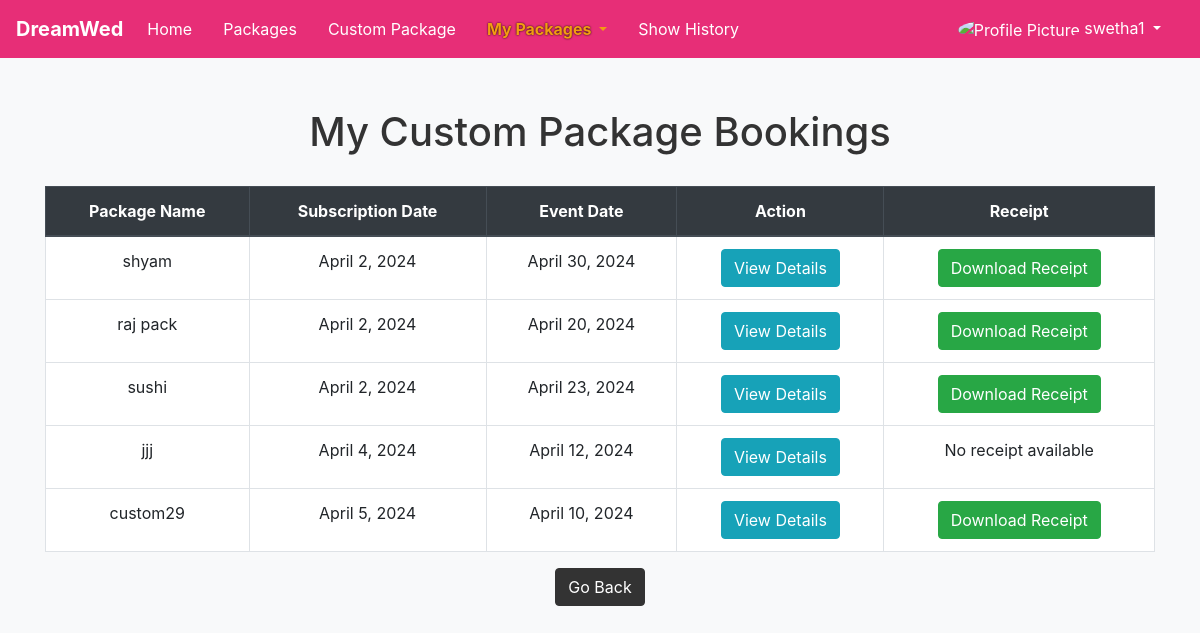
The app's page /matdest/my_custom_packages/ (signed in), older data.
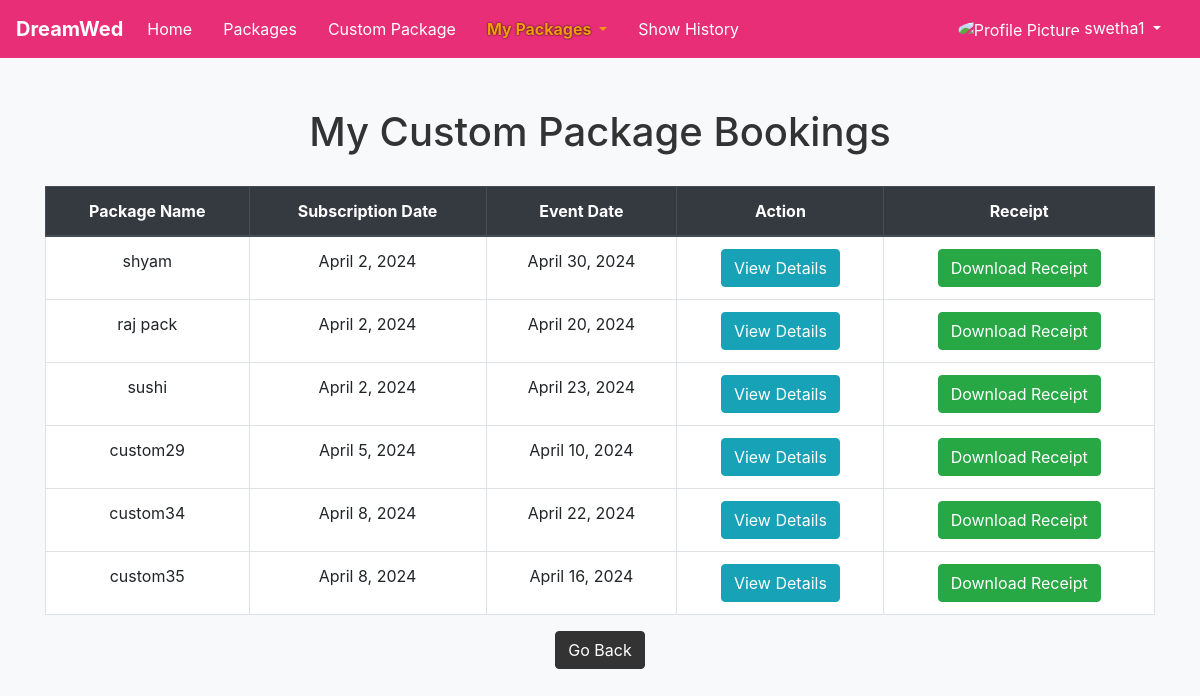
The same page, newer data.
### destpayment/models.py (models this page shows, shortened)
class CustomPackageBooking(models.Model):
    user = models.ForeignKey(User, on_delete=models.CASCADE)
    subscription_date = models.DateTimeField(null=True, blank=True)
    event_date = models.DateTimeField(null=True, blank=True)
    payment_id = models.CharField(max_length=100, null=True, blank=True)
    package_name = models.CharField(max_length=255)
    decor_type = models.ManyToManyField(DecorationOption)
    event_type = models.ManyToManyField(EventOption)
    food_type = models.ManyToManyField(FoodOption)
    price = models.DecimalField(max_digits=10, decimal_places=2)
    attendees = models.IntegerField(default=10)
    location = models.CharField(max_length=100)
    receipt = models.FileField(upload_to='receipts/', null=True, blank=True)
    event_datefrom = models.DateTimeField(null=True, blank=True)
    event_dateto = models.DateTimeField(null=True, blank=True)

### matdest/views.py (the view)
# urls.py: path('my_custom_packages/', views.custom_package_bookings, name='my_custom_packages'),
def custom_package_bookings(request):
    user = request.user
    custom_package_bookings = CustomPackageBooking.objects.filter(user=user)
    return render(request, 'matdest/custom_package_bookings.html', {'custom_package_bookings': custom_package_bookings})

### matdest/templates/matdest/custom_package_bookings.html (shortened to what this page needs)
{% load static %}
<!DOCTYPE html>
<html lang="en">
<head>
    <link rel="stylesheet" href="https://maxcdn.bootstrapcdn.com/bootstrap/4.5.2/css/bootstrap.min.css">
    <link rel="stylesheet" href="https://maxcdn.bootstrapcdn.com/bootstrap/4.5.2/css/bootstrap.min.css">
    <link rel="stylesheet" href="https://cdnjs.cloudflare.com/ajax/libs/font-awesome/5.15.4/css/all.min.css">
</head>
<body>
    <nav class="navbar navbar-expand-lg navbar-light custom-navbar">
        <a class="navbar-brand" href="{% url 'matrimony:home' %}">DreamWed</a>
        <div class="collapse navbar-collapse" id="navbarNav">
            <ul class="navbar-nav">
                <li class="nav-item ">
                    <a class="nav-link" href="{% url 'matdest:desthome' %}">Home</a>
                </li>
                <li class="nav-item">
                    <a class="nav-link" href="{% url 'matdest:view_packages' %}">Packages</a>
                </li>
                <li class="nav-item">
                    <a class="nav-link" href="{% url 'destpayment:proceed_tocustom' %}">Custom Package</a>
                </li>
            <li class="nav-item dropdown active">
                <a class="nav-link dropdown-toggle" href="#" id="packagesDropdown" role="button" data-toggle="dropdown" aria-haspopup="true" aria-expanded="false">
                    My Packages
                </a>
            </li>
            <li class="nav-item">
                <a class="nav-link" href="{% url 'matdest:generate_user_report' %}">Show History</a>
            </li>
            </ul>
            <ul class="navbar-nav ml-auto">
                <li class="nav-item dropdown">
                    <a class="nav-link dropdown-toggle" href="#" id="profileDropdown" role a "button" data-toggle="dropdown" aria-haspopup="true" aria-expanded="false">
                        <img src="{{ request.session.profile_image_url }}" alt="Profile Picture" width="40" height="40" class="rounded-circle">
                        {{ request.user.username }}
                    </a>
                </li>
            </ul>
        </div>
    </nav>
<div class="container">
    <h1>My Custom Package Bookings</h1>
    <div class="row">
        <div class="col-md-12">
            <table class="table table-bordered">
                <thead class="thead-dark">
                    <tr>
                        <th>Package Name</th>
                        <th>Subscription Date</th>
                        <th>Event Date</th>
                        <th>Action</th>
                        <th>Receipt</th>
                    </tr>
                </thead>
                <tbody>
                    {% for booking in custom_package_bookings %}
                    <tr>
                        <td>{{ booking.package_name }}</td>
                        <td>{{ booking.subscription_date|date:"F j, Y" }}</td>
                        <td>{{ booking.event_date|date:"F j, Y" }}</td>
                        <td>
                            <a href="{% url 'matdest:view_custom_package_details' booking.id %}" class="btn btn-info">View Details</a>
                        </td>
                        <td>
                            {% if booking.receipt %}
                            <a href="{{ booking.receipt.url }}" class="btn btn-success" download>Download Receipt</a>
                            {% else %}
                            No receipt available
                            {% endif %}
                        </td>
                    </tr>
                    {% empty %}
                    <tr>
                        <td colspan="5">No custom package bookings found</td>
                    </tr>
                    {% endfor %}
                </tbody>
            </table>
            <div class="center-button">
                <a href="{% url 'matdest:desthome' %}" class="btn btn-primary btn-back">Go Back</a>
            </div>
        </div>
    </div>
</div>
</body>
</html>

Row changes from the older to the newer data that the page shows:
removed CustomPackageBooking: package_name "jjj", subscription_date "April 4, 2024", event_date "April 12, 2024", receipt "No receipt available"
added CustomPackageBooking: package_name "custom34", subscription_date "April 8, 2024", event_date "April 22, 2024"
added CustomPackageBooking: package_name "custom35", subscription_date "April 8, 2024", event_date "April 16, 2024"
